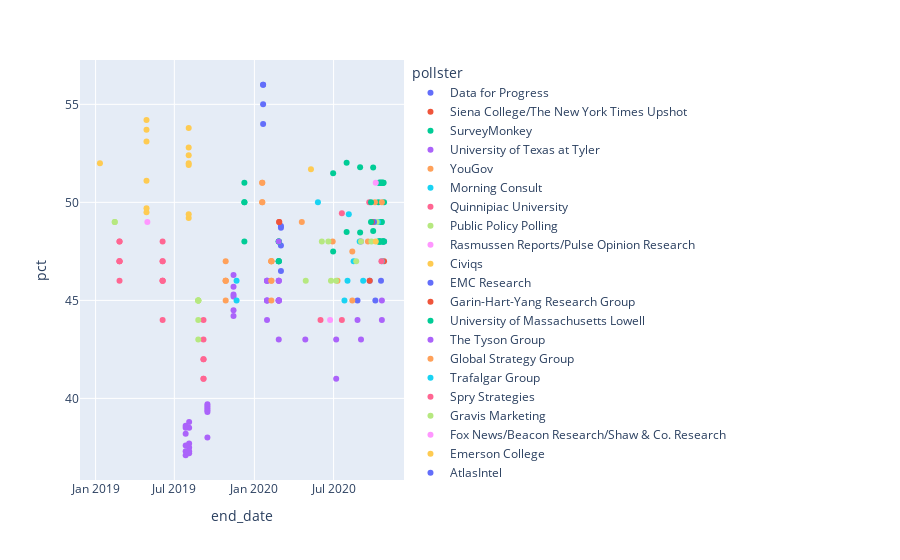

Notebook code for this chart:
### Code cell
djt_tx_scatter = px.scatter(djt_texas, y="pct", x="end_date", color="pollster")
djt_tx_scatter.show()

### Figure 1 — Plotly figure (JSON) as saved in the notebook; plotly's stock layout.template omitted (floating-point values rounded to 4 significant figures)
{"data": [{"hovertemplate": "pollster=Data for Progress<br>end_date=%{x}<br>pct=%{y}<extra></extra>", "legendgroup": "Data for Progress", "marker": {"color": "#636efa", "symbol": "circle"}, "mode": "markers", "name": "Data for Progress", "orientation": "v", "showlegend": true, "type": "scatter", "x": ["2020-10-25T00:00:00", "2020-10-18T00:00:00", "2020-10-05T00:00:00", "2020-09-22T00:00:00", "2020-08-25T00:00:00", "2020-01-21T00:00:00", "2020-01-21T00:00:00", "2020-01-21T00:00:00", "2020-01-21T00:00:00"], "xaxis": "x", "y": [48, 46, 45, 46, 45, 56, 54, 55, 56], "yaxis": "y"}, {"hovertemplate": "pollster=Siena College/The New York Times Upshot<br>end_date=%{x}<br>pct=%{y}<extra></extra>", "legendgroup": "Siena College/The New York Times Upshot", "marker": {"color": "#EF553B", "symbol": "circle"}, "mode": "markers", "name": "Siena College/The New York Times Upshot", "orientation": "v", "showlegend": true, "type": "scatter", "x": ["2020-10-25T00:00:00", "2020-09-22T00:00:00"], "xaxis": "x", "y": [47, 46], "yaxis": "y"}, {"hovertemplate": "pollster=SurveyMonkey<br>end_date=%{x}<br>pct=%{y}<extra></extra>", "legendgroup": "SurveyMonkey", "marker": {"color": "#00cc96", "symbol": "circle"}, "mode": "markers", "name": "SurveyMonkey", "orientation": "v", "showlegend": true, "type": "scatter", "x": ["2020-10-25T00:00:00", "2020-10-25T00:00:00", "2020-10-24T00:00:00", "2020-10-24T00:00:00", "2020-10-23T00:00:00", "2020-10-23T00:00:00", "2020-10-22T00:00:00", "2020-10-22T00:00:00", "2020-10-21T00:00:00", "2020-10-21T00:00:00", "2020-10-20T00:00:00", "2020-10-20T00:00:00", "2020-10-19T00:00:00", "2020-10-19T00:00:00", "2020-10-18T00:00:00", "2020-10-18T00:00:00", "2020-10-17T00:00:00", "2020-10-17T00:00:00", "2020-10-16T00:00:00", "2020-10-16T00:00:00", "2020-10-15T00:00:00", "2020-10-15T00:00:00", "2020-10-14T00:00:00", "2020-10-14T00:00:00", "2020-10-13T00:00:00", "2020-10-13T00:00:00", "2020-10-12T00:00:00", "2020-10-12T00:00:00", "2020-09-30T00:00:00", "2020-09-30T00:00:00", "2020-08-31T00:00:00", "2020-08-31T00:00:00", "2020-07-31T00:00:00", "2020-07-31T00:00:00", "2020-06-30T00:00:00", "2020-06-30T00:00:00"], "xaxis": "x", "y": [48, 50, 48, 51, 48, 51, 48, 51, 48, 51, 49, 51, 49, 51, 49, 51, 48, 51, 48, 51, 48, 51, 48, 51, 48, 51, 48, 50, 51.78, 48.54, 51.79, 48.46, 52.02, 48.49, 51.48, 47.5], "yaxis": "y"}, {"hovertemplate": "pollster=University of Texas at Tyler<br>end_date=%{x}<br>pct=%{y}<extra></extra>", "legendgroup": "University of Texas at Tyler", "marker": {"color": "#ab63fa", "symbol": "circle"}, "mode": "markers", "name": "University of Texas at Tyler", "orientation": "v", "showlegend": true, "type": "scatter", "x": ["2020-10-20T00:00:00", "2020-10-20T00:00:00", "2020-09-02T00:00:00", "2020-09-02T00:00:00", "2020-07-07T00:00:00", "2020-07-07T00:00:00", "2020-04-27T00:00:00", "2020-02-26T00:00:00", "2020-02-26T00:00:00", "2020-02-26T00:00:00", "2020-02-26T00:00:00", "2020-02-26T00:00:00", "2020-02-26T00:00:00", "2020-01-30T00:00:00", "2020-01-30T00:00:00", "2020-01-30T00:00:00", "2020-01-30T00:00:00", "2020-01-30T00:00:00", "2020-01-30T00:00:00", "2020-01-30T00:00:00", "2019-11-14T00:00:00", "2019-11-14T00:00:00", "2019-11-14T00:00:00", "2019-11-14T00:00:00", "2019-11-14T00:00:00", "2019-11-14T00:00:00", "2019-09-15T00:00:00", "2019-09-15T00:00:00", "2019-09-15T00:00:00", "2019-09-15T00:00:00", "2019-09-15T00:00:00", "2019-09-15T00:00:00", "2019-08-04T00:00:00", "2019-08-04T00:00:00", "2019-08-04T00:00:00", "2019-08-04T00:00:00", "2019-08-04T00:00:00", "2019-08-04T00:00:00", "2019-07-27T00:00:00", "2019-07-27T00:00:00", "2019-07-27T00:00:00", "2019-07-27T00:00:00", "2019-07-27T00:00:00", "2019-07-27T00:00:00"], "xaxis": "x", "y": [44, 45, 43, 48, 41, 43, 43, 47, 45, 45, 45, 45, 45, 46, 44, 45, 45, 46, 45, 46, 45.7, 44.5, 46.3, 44.2, 45.3, 45.2, 38, 39.5, 39.4, 39.6, 39.3, 39.7, 37.2, 38.8, 38.5, 37.7, 37.5, 37.3, 37.1, 38.2, 38.5, 37.3, 38.6, 37.6], "yaxis": "y"}, {"hovertemplate": "pollster=YouGov<br>end_date=%{x}<br>pct=%{y}<extra></extra>", "legendgroup": "YouGov", "marker": {"color": "#FFA15A", "symbol": "circle"}, "mode": "markers", "name": "YouGov", "orientation": "v", "showlegend": true, "type": "scatter", "x": ["2020-10-20T00:00:00", "2020-10-04T00:00:00", "2020-09-18T00:00:00", "2020-08-13T00:00:00", "2020-07-10T00:00:00", "2020-06-29T00:00:00", "2020-04-19T00:00:00", "2020-02-09T00:00:00", "2020-02-09T00:00:00", "2020-02-09T00:00:00", "2020-02-09T00:00:00", "2020-02-09T00:00:00", "2020-02-09T00:00:00", "2020-02-09T00:00:00", "2019-10-27T00:00:00", "2019-10-27T00:00:00", "2019-10-27T00:00:00", "2019-10-27T00:00:00", "2019-10-27T00:00:00"], "xaxis": "x", "y": [50, 50, 48, 47.5, 46, 48, 49, 47, 47, 47, 47, 46, 46, 45, 46, 46, 45, 47, 46], "yaxis": "y"}, {"hovertemplate": "pollster=Morning Consult<br>end_date=%{x}<br>pct=%{y}<extra></extra>", "legendgroup": "Morning Consult", "marker": {"color": "#19d3f3", "symbol": "circle"}, "mode": "markers", "name": "Morning Consult", "orientation": "v", "showlegend": true, "type": "scatter", "x": ["2020-10-20T00:00:00", "2020-10-11T00:00:00", "2020-09-07T00:00:00", "2020-08-30T00:00:00", "2020-08-16T00:00:00", "2020-08-02T00:00:00", "2020-07-26T00:00:00", "2020-05-26T00:00:00"], "xaxis": "x", "y": [47, 49, 46, 48, 47, 46, 45, 50], "yaxis": "y"}, {"hovertemplate": "pollster=Quinnipiac University<br>end_date=%{x}<br>pct=%{y}<extra></extra>", "legendgroup": "Quinnipiac University", "marker": {"color": "#FF6692", "symbol": "circle"}, "mode": "markers", "name": "Quinnipiac University", "orientation": "v", "showlegend": true, "type": "scatter", "x": ["2020-10-19T00:00:00", "2020-09-21T00:00:00", "2020-07-20T00:00:00", "2020-06-01T00:00:00", "2019-06-04T00:00:00", "2019-06-04T00:00:00", "2019-06-04T00:00:00", "2019-06-04T00:00:00", "2019-06-04T00:00:00", "2019-06-04T00:00:00", "2019-06-04T00:00:00", "2019-02-25T00:00:00", "2019-02-25T00:00:00", "2019-02-25T00:00:00", "2019-02-25T00:00:00", "2019-02-25T00:00:00", "2019-02-25T00:00:00"], "xaxis": "x", "y": [47, 50, 44, 44, 44, 47, 46, 47, 46, 48, 46, 47, 47, 47, 48, 48, 46], "yaxis": "y"}, {"hovertemplate": "pollster=Public Policy Polling<br>end_date=%{x}<br>pct=%{y}<extra></extra>", "legendgroup": "Public Policy Polling", "marker": {"color": "#B6E880", "symbol": "circle"}, "mode": "markers", "name": "Public Policy Polling", "orientation": "v", "showlegend": true, "type": "scatter", "x": ["2020-10-08T00:00:00", "2020-09-26T00:00:00", "2020-09-02T00:00:00", "2020-08-22T00:00:00", "2020-06-25T00:00:00", "2020-06-19T00:00:00", "2020-06-04T00:00:00", "2020-04-28T00:00:00", "2019-02-14T00:00:00", "2019-02-14T00:00:00"], "xaxis": "x", "y": [49, 48, 48, 47, 46, 48, 48, 46, 49, 49], "yaxis": "y"}, {"hovertemplate": "pollster=Rasmussen Reports/Pulse Opinion Research<br>end_date=%{x}<br>pct=%{y}<extra></extra>", "legendgroup": "Rasmussen Reports/Pulse Opinion Research", "marker": {"color": "#FF97FF", "symbol": "circle"}, "mode": "markers", "name": "Rasmussen Reports/Pulse Opinion Research", "orientation": "v", "showlegend": true, "type": "scatter", "x": ["2020-10-06T00:00:00"], "xaxis": "x", "y": [51], "yaxis": "y"}, {"hovertemplate": "pollster=Civiqs<br>end_date=%{x}<br>pct=%{y}<extra></extra>", "legendgroup": "Civiqs", "marker": {"color": "#FECB52", "symbol": "circle"}, "mode": "markers", "name": "Civiqs", "orientation": "v", "showlegend": true, "type": "scatter", "x": ["2020-10-06T00:00:00"], "xaxis": "x", "y": [48], "yaxis": "y"}, {"hovertemplate": "pollster=EMC Research<br>end_date=%{x}<br>pct=%{y}<extra></extra>", "legendgroup": "EMC Research", "marker": {"color": "#636efa", "symbol": "circle"}, "mode": "markers", "name": "EMC Research", "orientation": "v", "showlegend": true, "type": "scatter", "x": ["2020-10-02T00:00:00"], "xaxis": "x", "y": [49], "yaxis": "y"}, {"hovertemplate": "pollster=Garin-Hart-Yang Research Group<br>end_date=%{x}<br>pct=%{y}<extra></extra>", "legendgroup": "Garin-Hart-Yang Research Group", "marker": {"color": "#EF553B", "symbol": "circle"}, "mode": "markers", "name": "Garin-Hart-Yang Research Group", "orientation": "v", "showlegend": true, "type": "scatter", "x": ["2020-09-27T00:00:00"], "xaxis": "x", "y": [49], "yaxis": "y"}, {"hovertemplate": "pollster=University of Massachusetts Lowell<br>end_date=%{x}<br>pct=%{y}<extra></extra>", "legendgroup": "University of Massachusetts Lowell", "marker": {"color": "#00cc96", "symbol": "circle"}, "mode": "markers", "name": "University of Massachusetts Lowell", "orientation": "v", "showlegend": true, "type": "scatter", "x": ["2020-09-25T00:00:00", "2020-09-25T00:00:00"], "xaxis": "x", "y": [49, 50], "yaxis": "y"}, {"hovertemplate": "pollster=The Tyson Group<br>end_date=%{x}<br>pct=%{y}<extra></extra>", "legendgroup": "The Tyson Group", "marker": {"color": "#ab63fa", "symbol": "circle"}, "mode": "markers", "name": "The Tyson Group", "orientation": "v", "showlegend": true, "type": "scatter", "x": ["2020-08-25T00:00:00"], "xaxis": "x", "y": [44], "yaxis": "y"}, {"hovertemplate": "pollster=Global Strategy Group<br>end_date=%{x}<br>pct=%{y}<extra></extra>", "legendgroup": "Global Strategy Group", "marker": {"color": "#FFA15A", "symbol": "circle"}, "mode": "markers", "name": "Global Strategy Group", "orientation": "v", "showlegend": true, "type": "scatter", "x": ["2020-08-13T00:00:00"], "xaxis": "x", "y": [45], "yaxis": "y"}, {"hovertemplate": "pollster=Trafalgar Group<br>end_date=%{x}<br>pct=%{y}<extra></extra>", "legendgroup": "Trafalgar Group", "marker": {"color": "#19d3f3", "symbol": "circle"}, "mode": "markers", "name": "Trafalgar Group", "orientation": "v", "showlegend": true, "type": "scatter", "x": ["2020-08-05T00:00:00"], "xaxis": "x", "y": [49.4], "yaxis": "y"}, {"hovertemplate": "pollster=Spry Strategies<br>end_date=%{x}<br>pct=%{y}<extra></extra>", "legendgroup": "Spry Strategies", "marker": {"color": "#FF6692", "symbol": "circle"}, "mode": "markers", "name": "Spry Strategies", "orientation": "v", "showlegend": true, "type": "scatter", "x": ["2020-07-20T00:00:00"], "xaxis": "x", "y": [49.45], "yaxis": "y"}, {"hovertemplate": "pollster=Gravis Marketing<br>end_date=%{x}<br>pct=%{y}<extra></extra>", "legendgroup": "Gravis Marketing", "marker": {"color": "#B6E880", "symbol": "circle"}, "mode": "markers", "name": "Gravis Marketing", "orientation": "v", "showlegend": true, "type": "scatter", "x": ["2020-07-07T00:00:00"], "xaxis": "x", "y": [46], "yaxis": "y"}, {"hovertemplate": "pollster=Fox News/Beacon Research/Shaw & Co. Research<br>end_date=%{x}<br>pct=%{y}<extra></extra>", "legendgroup": "Fox News/Beacon Research/Shaw & Co. Research", "marker": {"color": "#FF97FF", "symbol": "circle"}, "mode": "markers", "name": "Fox News/Beacon Research/Shaw & Co. Research", "orientation": "v", "showlegend": true, "type": "scatter", "x": ["2020-06-23T00:00:00"], "xaxis": "x", "y": [44], "yaxis": "y"}, {"hovertemplate": "pollster=Emerson College<br>end_date=%{x}<br>pct=%{y}<extra></extra>", "legendgroup": "Emerson College", "marker": {"color": "#FECB52", "symbol": "circle"}, "mode": "markers", "name": "Emerson College", "orientation": "v", "showlegend": true, "type": "scatter", "x": ["2020-05-10T00:00:00", "2019-08-03T00:00:00", "2019-08-03T00:00:00", "2019-08-03T00:00:00", "2019-08-03T00:00:00", "2019-08-03T00:00:00", "2019-08-03T00:00:00", "2019-08-03T00:00:00", "2019-04-28T00:00:00", "2019-04-28T00:00:00", "2019-04-28T00:00:00", "2019-04-28T00:00:00", "2019-04-28T00:00:00", "2019-04-28T00:00:00"], "xaxis": "x", "y": [51.69, 49.2, 49.4, 51.9, 52, 52.4, 52.8, 53.8, 49.5, 49.7, 51.1, 54.2, 53.1, 53.7], "yaxis": "y"}, {"hovertemplate": "pollster=AtlasIntel<br>end_date=%{x}<br>pct=%{y}<extra></extra>", "legendgroup": "AtlasIntel", "marker": {"color": "#636efa", "symbol": "circle"}, "mode": "markers", "name": "AtlasIntel", "orientation": "v", "showlegend": true, "type": "scatter", "x": ["2020-03-02T00:00:00", "2020-03-02T00:00:00", "2020-03-02T00:00:00", "2020-03-02T00:00:00"], "xaxis": "x", "y": [48.7, 48.8, 46.5, 47.8], "yaxis": "y"}, {"hovertemplate": "pollster=Marist College<br>end_date=%{x}<br>pct=%{y}<extra></extra>", "legendgroup": "Marist College", "marker": {"color": "#EF553B", "symbol": "circle"}, "mode": "markers", "name": "Marist College", "orientation": "v", "showlegend": true, "type": "scatter", "x": ["2020-02-27T00:00:00", "2020-02-27T00:00:00"], "xaxis": "x", "y": [49, 49], "yaxis": "y"}, {"hovertemplate": "pollster=SSRS<br>end_date=%{x}<br>pct=%{y}<extra></extra>", "legendgroup": "SSRS", "marker": {"color": "#00cc96", "symbol": "circle"}, "mode": "markers", "name": "SSRS", "orientation": "v", "showlegend": true, "type": "scatter", "x": ["2020-02-26T00:00:00", "2020-02-26T00:00:00", "2020-02-26T00:00:00", "2020-02-26T00:00:00", "2020-02-26T00:00:00", "2020-02-26T00:00:00", "2019-12-09T00:00:00", "2019-12-09T00:00:00", "2019-12-09T00:00:00", "2019-12-09T00:00:00"], "xaxis": "x", "y": [47, 47, 48, 48, 48, 47, 48, 50, 50, 51], "yaxis": "y"}, {"hovertemplate": "pollster=Univision/University of Houston/Latino Decisions<br>end_date=%{x}<br>pct=%{y}<extra></extra>", "legendgroup": "Univision/University of Houston/Latino Decisions", "marker": {"color": "#ab63fa", "symbol": "circle"}, "mode": "markers", "name": "Univision/University of Houston/Latino Decisions", "orientation": "v", "showlegend": true, "type": "scatter", "x": ["2020-02-26T00:00:00", "2020-02-26T00:00:00", "2020-02-26T00:00:00", "2020-02-26T00:00:00", "2020-02-26T00:00:00", "2020-02-26T00:00:00"], "xaxis": "x", "y": [46, 45, 48, 46, 43, 46], "yaxis": "y"}, {"hovertemplate": "pollster=Texas Lyceum<br>end_date=%{x}<br>pct=%{y}<extra></extra>", "legendgroup": "Texas Lyceum", "marker": {"color": "#FFA15A", "symbol": "circle"}, "mode": "markers", "name": "Texas Lyceum", "orientation": "v", "showlegend": true, "type": "scatter", "x": ["2020-01-19T00:00:00", "2020-01-19T00:00:00", "2020-01-19T00:00:00", "2020-01-19T00:00:00"], "xaxis": "x", "y": [51, 50, 50, 51], "yaxis": "y"}, {"hovertemplate": "pollster=Beacon Research<br>end_date=%{x}<br>pct=%{y}<extra></extra>", "legendgroup": "Beacon Research", "marker": {"color": "#19d3f3", "symbol": "circle"}, "mode": "markers", "name": "Beacon Research", "orientation": "v", "showlegend": true, "type": "scatter", "x": ["2019-11-21T00:00:00", "2019-11-21T00:00:00"], "xaxis": "x", "y": [45, 46], "yaxis": "y"}, {"hovertemplate": "pollster=Univision/University of Houston/Latino Decisions/North Star Opinion Research<br>end_date=%{x}<br>pct=%{y}<extra></extra>", "legendgroup": "Univision/University of Houston/Latino Decisions/North Star Opinion Research", "marker": {"color": "#FF6692", "symbol": "circle"}, "mode": "markers", "name": "Univision/University of Houston/Latino Decisions/North Star Opinion Research", "orientation": "v", "showlegend": true, "type": "scatter", "x": ["2019-09-06T00:00:00", "2019-09-06T00:00:00", "2019-09-06T00:00:00", "2019-09-06T00:00:00", "2019-09-06T00:00:00", "2019-09-06T00:00:00"], "xaxis": "x", "y": [43, 42, 42, 44, 41, 41], "yaxis": "y"}, {"hovertemplate": "pollster=Climate Nexus<br>end_date=%{x}<br>pct=%{y}<extra></extra>", "legendgroup": "Climate Nexus", "marker": {"color": "#B6E880", "symbol": "circle"}, "mode": "markers", "name": "Climate Nexus", "orientation": "v", "showlegend": true, "type": "scatter", "x": ["2019-08-25T00:00:00", "2019-08-25T00:00:00", "2019-08-25T00:00:00", "2019-08-25T00:00:00", "2019-08-25T00:00:00", "2019-08-25T00:00:00", "2019-08-25T00:00:00"], "xaxis": "x", "y": [43, 45, 45, 45, 44, 45, 45], "yaxis": "y"}, {"hovertemplate": "pollster=WPA Intelligence (WPAi)<br>end_date=%{x}<br>pct=%{y}<extra></extra>", "legendgroup": "WPA Intelligence (WPAi)", "marker": {"color": "#FF97FF", "symbol": "circle"}, "mode": "markers", "name": "WPA Intelligence (WPAi)", "orientation": "v", "showlegend": true, "type": "scatter", "x": ["2019-04-30T00:00:00"], "xaxis": "x", "y": [49], "yaxis": "y"}, {"hovertemplate": "pollster=Neighborhood Research and Media<br>end_date=%{x}<br>pct=%{y}<extra></extra>", "legendgroup": "Neighborhood Research and Media", "marker": {"color": "#FECB52", "symbol": "circle"}, "mode": "markers", "name": "Neighborhood Research and Media", "orientation": "v", "showlegend": true, "type": "scatter", "x": ["2019-01-11T00:00:00"], "xaxis": "x", "y": [52], "yaxis": "y"}], "layout": {"autosize": true, "legend": {"title": {"text": "pollster"}, "tracegroupgap": 0}, "margin": {"t": 60}, "xaxis": {"anchor": "y", "autorange": true, "domain": [0, 1], "range": ["2018-12-01 18:41:44.3478", "2020-12-04 05:18:15.6522"], "title": {"text": "end_date"}, "type": "date"}, "yaxis": {"anchor": "x", "autorange": true, "domain": [0, 1], "range": [35.76, 57.34], "title": {"text": "pct"}, "type": "linear"}}}
